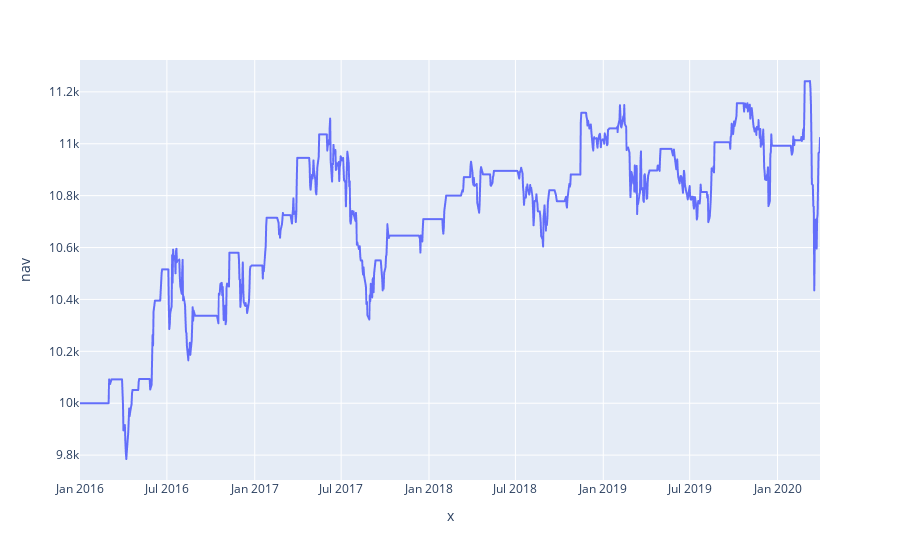

Notebook code cell kept with this figure:
### Code cell
plot_returns(portfolio['nav'])

### Figure 1 — Plotly figure (JSON) as saved in the notebook; plotly's stock layout.template omitted (floating-point values rounded to 4 significant figures; data arrays with more than 128 entries replaced by an {"elided": "..."} marker saying what was removed)
{"data": [{"hoverlabel": {"namelength": 0}, "hovertemplate": "x=%{x}<br>nav=%{y}", "legendgroup": "", "line": {"color": "#636efa", "dash": "solid"}, "mode": "lines", "name": "", "showlegend": false, "type": "scattergl", "x": {"elided": "1153 str values"}, "xaxis": "x", "y": {"elided": "1153 float values"}, "yaxis": "y"}], "layout": {"legend": {"tracegroupgap": 0}, "margin": {"t": 60}, "xaxis": {"anchor": "y", "domain": [0, 1], "title": {"text": "x"}}, "yaxis": {"anchor": "x", "domain": [0, 1], "title": {"text": "nav"}}}}
